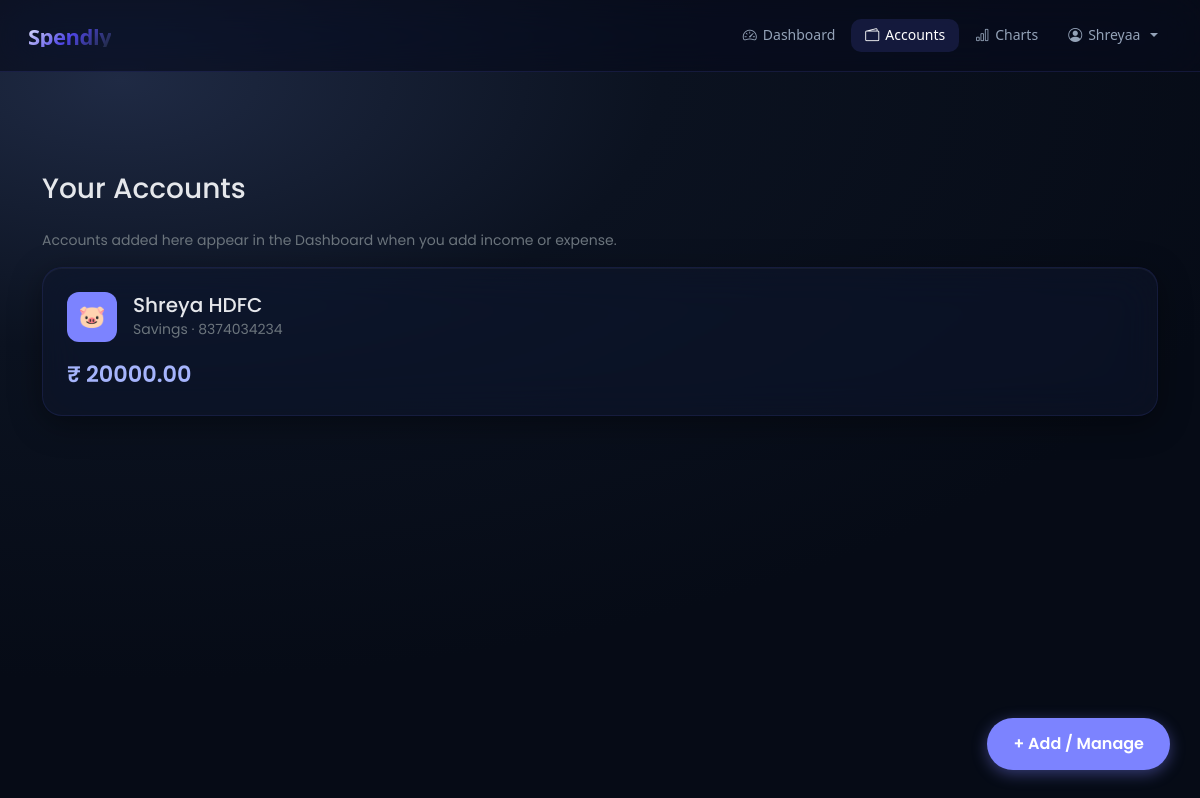
Page /accounts (signed in) on the committed database.
### models.py (models this page shows)
class User(db.Model, UserMixin):
    id = db.Column(db.Integer, primary_key=True)
    email = db.Column(db.String(150), unique=True)
    password = db.Column(db.String(150))
    first_name = db.Column(db.String(150))
    gender = db.Column(db.String(20))
    number = db.Column(db.String(20))
    notes = db.relationship('Note')
    expenses = db.relationship('Expense')
    accounts = db.relationship('Account')

class Account(db.Model):
    id = db.Column(db.Integer, primary_key=True)
    name = db.Column(db.String(150), nullable=False)
    number = db.Column(db.String(100), nullable=False)
    type = db.Column(db.String(50), nullable=False)
    balance = db.Column(db.Float, nullable=False)
    user_id = db.Column(db.Integer, db.ForeignKey('user.id'), nullable=False)

### views.py (the view, shortened to what this page needs)
@views.route('/accounts', methods=['GET', 'POST'])
@login_required
def accounts():
    accounts = Account.query.filter_by(user_id=current_user.id).all()
    return render_template('accounts.html', user=current_user, accounts=accounts)

### __init__.py (called while the page is built)
def create_app():
    app = Flask(__name__)
    app.config['SECRET_KEY'] = 'ayisgdysiasgdasikasjdhaskydgk'
    app.config['SQLALCHEMY_DATABASE_URI'] = f'sqlite:///{DB_NAME}'
    db.init_app(app)
    from views import views
    from auth import auth
    app.register_blueprint(views, url_prefix='/')
    app.register_blueprint(auth, url_prefix='/')
    from models import User, Note, Expense, Account
    with app.app_context():
        db.create_all()
    login_manager = LoginManager()
    login_manager.login_view = 'auth.login'
    login_manager.init_app(app)
    @login_manager.user_loader
    def load_user(id):
        return User.query.get(int(id))
    return app

### templates/accounts.html (shortened to what this page needs)
<!doctype html>
<html lang="en">
<head>
  <link href="https://cdn.jsdelivr.net/npm/bootstrap@5.3.2/dist/css/bootstrap.min.css" rel="stylesheet" />
  <link href="https://cdn.jsdelivr.net/npm/bootstrap-icons/font/bootstrap-icons.css" rel="stylesheet" />
</head>
<body>
  {% include "_navbar.html" %}
  <div class="container" style="margin-top: 100px; padding-bottom: 80px">
    <h3 class="mb-4">Your Accounts</h3>
    <p class="text-secondary small">Accounts added here appear in the Dashboard when you add income or expense.</p>
    <div class="row g-4" id="accountsContainer">
      {% for account in accounts %}
      <div class="col-md-6 col-lg-12 account-card" data-id="{{ account.id }}" data-name="{{ account.name|e }}"
        data-number="{{ account.number|e }}" data-type="{{ account.type|e }}" data-balance="{{ account.balance }}">
        <div class="glass-card p-4 position-relative account-clickable">
          <div class="d-flex align-items-center gap-3 mb-3">
            <div class="account-icon">{{
              {'Cash':'💵','Bank':'🏦','UPI':'📱','Card':'💳','Savings':'🐷','General':'💰'}.get(account.type, '💰') }}
            </div>
            <div>
              <h6 class="mb-0 fs-5">{{ account.name }}</h6>
              <small class="text-secondary">{{ account.type }} · {{ account.number }}</small>
            </div>
          </div>
          <div class="balance">₹ {{ "%.2f"|format(account.balance) }}</div>
        </div>
      </div>
      {% endfor %}
    </div>
  </div>
  <button class="add-account-btn" onclick="openAddModal()">
    + Add / Manage
  </button>
</body>
</html>

### templates/_navbar.html (shortened to what this page needs)
<nav id="shared-app-navbar" class="navbar navbar-expand-lg">
  <a class="shared-navbar-brand" href="{{ url_for('views.dashboard') }}">
    Spendly
  </a>
  {% set current_path = request.path %}
  <div class="collapse navbar-collapse shared-nav-collapse" id="navMenu">
    <ul class="shared-nav-list">
      {% if user is defined and user and user.is_authenticated %}
      <li class="nav-item">
        <a class="shared-nav-link {% if current_path == '/dashboard' %}active{% endif %}"
          href="{{ url_for('views.dashboard') }}">
          <i class="bi bi-speedometer2"></i> Dashboard
        </a>
      </li>
      <li class="nav-item">
        <a class="shared-nav-link {% if current_path == '/accounts' or current_path.startswith('/accounts/') %}active{% endif %}"
          href="{{ url_for('views.accounts') }}">
          <i class="bi bi-wallet2"></i> Accounts
        </a>
      </li>
      <li class="nav-item">
        <a class="shared-nav-link {% if current_path == '/charts' %}active{% endif %}"
          href="{{ url_for('views.charts') }}">
          <i class="bi bi-bar-chart"></i> Charts
        </a>
      </li>
      <li class="nav-item dropdown">
        <a class="shared-nav-link dropdown-toggle {% if current_path == '/profile' %}active{% endif %}" href="#"
          id="navbarDropdown" role="button" data-bs-toggle="dropdown" data-toggle="dropdown" aria-expanded="false">
          <i class="bi bi-person-circle"></i> {{ user.first_name }}
        </a>
      </li>
      {% endif %}
    </ul>
  </div>
</nav>

### templates/accounts.html (style rules this page uses)
*, *::before, *::after { box-sizing: border-box; }
body { font-family: "Poppins", sans-serif; background: radial-gradient(1200px 600px at 10% 10%, #1f2a44, #0b1220 45%, #060b16); margin: 0; color: #e5e7eb; min-height: 100vh; }
.glass-card { background: rgba(15, 23, 42, 0.55); backdrop-filter: blur(20px) saturate(1.4); -webkit-backdrop-filter: blur(20px) saturate(1.4); border: 1px solid rgba(99, 102, 241, 0.12); border-radius: 20px; padding: 24px; box-shadow: 0 8px 32px rgba(0, 0, 0, 0.4), inset 0 1px 0 rgba(255, 255, 255, 0.04); transition: transform 0.2s ease, box-shadow 0.2s ease; }
.account-clickable { cursor: pointer; }
.account-icon { width: 50px; height: 50px; background: #7c83ff; border-radius: 12px; display: flex; align-items: center; justify-content: center; font-size: 22px; color: #fff; }
.balance { font-size: 1.4rem; font-weight: 600; color: #a5b4fc; }
.add-account-btn { position: fixed; bottom: 30px; right: 30px; background: #7c83ff; color: #fff; border: none; padding: 14px 26px; border-radius: 30px; font-weight: 600; box-shadow: 0 4px 15px rgba(124, 131, 255, 0.4); z-index: 1000; }

### templates/_navbar.html (style rules this page uses)
#shared-app-navbar { --nav-bg: rgba(8, 12, 25, 0.65); --nav-border: rgba(99, 102, 241, 0.15); --link: #94a3b8; --link-active-bg: rgba(99, 102, 241, 0.15); --link-active: #ffffff; --dropdown-bg: rgba(15, 23, 42, 0.95); --dropdown-border: rgba(99, 102, 241, 0.3); --font: system-ui, -apple-system, "Segoe UI", sans-serif; background: var(--nav-bg) !important; backdrop-filter: blur(24px) saturate(1.6) !important; -webkit-backdrop-filter: blur(24px) saturate(1.6) !important; border-bottom: 1px solid var(--nav-border) !important; padding: 12px 28px !important; min-height: 72px; font-family: var(--font) !important; box-sizing: border-box; }
#shared-app-navbar * { box-sizing: border-box; font-family: inherit !important; }
#shared-app-navbar .shared-navbar-brand { font-weight: 800 !important; font-size: 22px !important; line-height: 1 !important; letter-spacing: -0.5px !important; display: inline-flex !important; align-items: center !important; gap: 0 !important; text-decoration: none !important; white-space: nowrap !important; background: linear-gradient(135deg, #e5e7ff, #4f46e5, #1e293b); -webkit-background-clip: text; -webkit-text-fill-color: transparent; background-clip: text; margin: 0; padding: 0; }
#shared-app-navbar .shared-nav-collapse { justify-content: flex-end !important; }
#shared-app-navbar .shared-nav-list { display: flex !important; align-items: center !important; margin-left: auto !important; margin-bottom: 0 !important; padding-left: 0 !important; gap: 2px !important; list-style: none !important; }
#shared-app-navbar .nav-item { margin: 0 !important; padding: 0 !important; }
#shared-app-navbar .shared-nav-link { display: inline-flex !important; align-items: center !important; gap: 6px !important; color: var(--link) !important; font-weight: 500 !important; font-size: 14px !important; line-height: 1.2 !important; padding: 8px 14px !important; border-radius: 10px !important; margin: 0 !important; text-decoration: none !important; transition: all 0.25s ease !important; white-space: nowrap; }
#shared-app-navbar .shared-nav-link.active, #shared-app-navbar .shared-nav-link:hover, #shared-app-navbar .shared-nav-link:focus { color: var(--link-active) !important; background: var(--link-active-bg) !important; }

### rows in the picture
User: first_name "Shreyaa"
Account: type "🐷", name "Shreya HDFC", type "Savings", number "8374034234", balance "20000.00"
